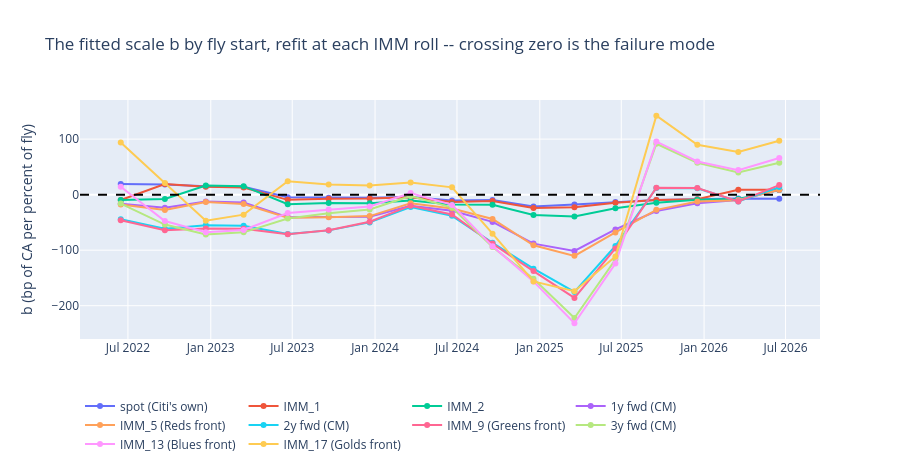

The code cell stored with this chart in its notebook:
### Code cell
_f = go.Figure()
for _n in STARTS.index:
    _W, _ = _fits[_n]
    _f.add_trace(go.Scatter(x=_W["in_force_from"], y=_W["b"], name=_n,
                            mode="lines+markers"))
_f.add_hline(y=0.0, line_dash="dash", line_color="black")
_f.update_layout(title="The fitted scale b by fly start, refit at each IMM roll "
                       "-- crossing zero is the failure mode",
                 yaxis_title="b (bp of CA per percent of fly)", height=470,
                 legend=dict(orientation="h", y=-0.22))
_f.show()
